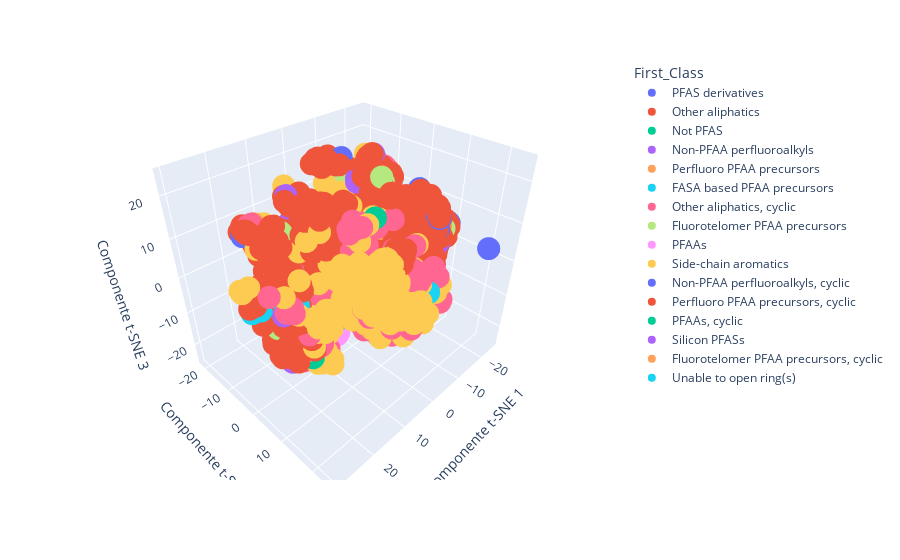

Write notebook code for a chart like this one.
### Code cell
fig = px.scatter_3d(tsne_df_joined,
                    x = "Component_1",
                    y = "Component_2",
                    z = "Component_3",
                    color = "First_Class",
                    hover_name = tsne_df_joined.index,
                    hover_data = {"Component_1": ":.2f",
                                  "Component_2": ":.2f",
                                  "Component_3": ":.2f",
                                  "First_Class": True})

fig.update_layout(scene = dict(xaxis_title = "Componente t-SNE 1",
                               yaxis_title = "Componente t-SNE 2",
                               zaxis_title = "Componente t-SNE 3"))
fig.show();
